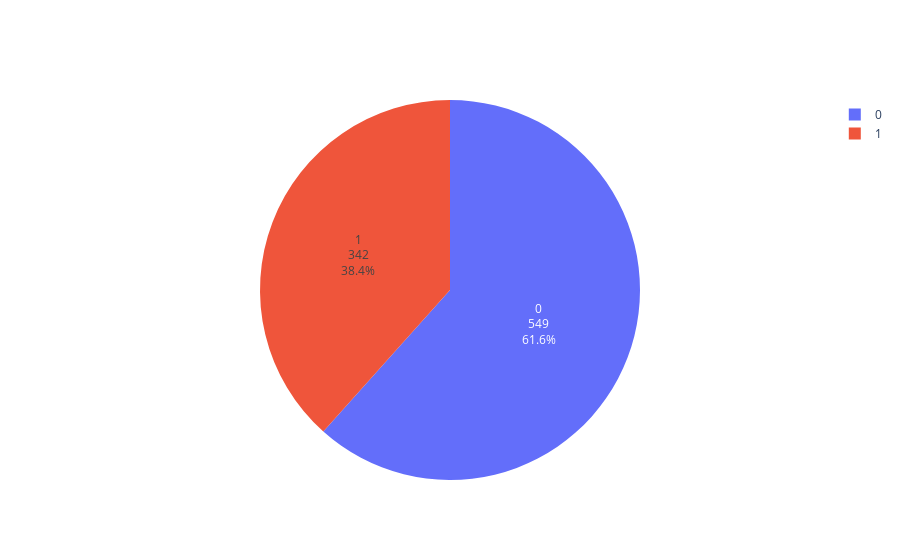

Write notebook code for a chart like this one.
### Code cell
go.Figure(
    data=[
        go.Pie(
            labels=check_count_survived['Survived'],
            values=check_count_survived[0],
            textinfo='label+value+percent'
        )
    ]
)

### Figure 1 — Plotly figure (JSON) as saved in the notebook; plotly's stock layout.template omitted (floating-point values rounded to 4 significant figures)
{"data": [{"labels": [0, 1], "textinfo": "label+value+percent", "values": [549, 342], "type": "pie"}], "layout": {}}
